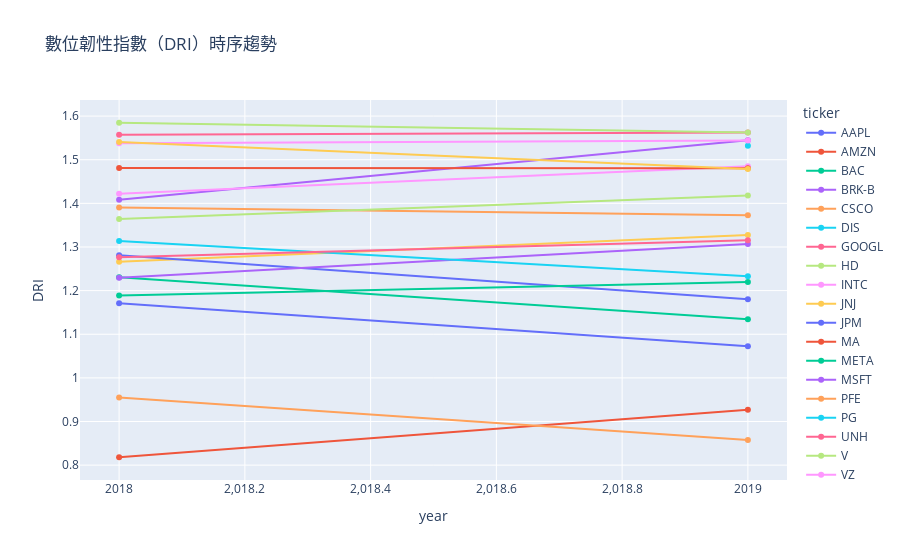

Write notebook code for a chart like this one.
### Code cell
# ========================================
# 可視化 DRI
# ========================================

import plotly.express as px

if entity_col and time_col:
    fig = px.line(
        agg,
        x=time_col,
        y='DRI',
        color=entity_col,
        markers=True,
        title='數位韌性指數（DRI）時序趨勢'
    )
    fig.show()
elif entity_col:
    fig = px.bar(
        agg,
        x=entity_col,
        y='DRI',
        title='各實體的數位韌性指數（DRI）'
    )
    fig.show()
else:
    fig = px.bar(
        agg,
        x=list(range(len(agg))),
        y='DRI',
        title='整體數位韌性指數（DRI）'
    )
    fig.show()

print("\n✓ 可視化完成")

### Figure 1 — Plotly figure (JSON) as saved in the notebook; plotly's stock layout.template omitted (floating-point values rounded to 4 significant figures)
{"data": [{"hovertemplate": "ticker=AAPL<br>year=%{x}<br>DRI=%{y}<extra></extra>", "legendgroup": "AAPL", "line": {"color": "#636efa", "dash": "solid"}, "marker": {"symbol": "circle"}, "mode": "lines+markers", "name": "AAPL", "orientation": "v", "showlegend": true, "type": "scatter", "x": [2018, 2019], "xaxis": "x", "y": [1.171, 1.073], "yaxis": "y"}, {"hovertemplate": "ticker=AMZN<br>year=%{x}<br>DRI=%{y}<extra></extra>", "legendgroup": "AMZN", "line": {"color": "#EF553B", "dash": "solid"}, "marker": {"symbol": "circle"}, "mode": "lines+markers", "name": "AMZN", "orientation": "v", "showlegend": true, "type": "scatter", "x": [2018, 2019], "xaxis": "x", "y": [0.8181, 0.9269], "yaxis": "y"}, {"hovertemplate": "ticker=BAC<br>year=%{x}<br>DRI=%{y}<extra></extra>", "legendgroup": "BAC", "line": {"color": "#00cc96", "dash": "solid"}, "marker": {"symbol": "circle"}, "mode": "lines+markers", "name": "BAC", "orientation": "v", "showlegend": true, "type": "scatter", "x": [2018, 2019], "xaxis": "x", "y": [1.231, 1.134], "yaxis": "y"}, {"hovertemplate": "ticker=BRK-B<br>year=%{x}<br>DRI=%{y}<extra></extra>", "legendgroup": "BRK-B", "line": {"color": "#ab63fa", "dash": "solid"}, "marker": {"symbol": "circle"}, "mode": "lines+markers", "name": "BRK-B", "orientation": "v", "showlegend": true, "type": "scatter", "x": [2018, 2019], "xaxis": "x", "y": [1.408, 1.545], "yaxis": "y"}, {"hovertemplate": "ticker=CSCO<br>year=%{x}<br>DRI=%{y}<extra></extra>", "legendgroup": "CSCO", "line": {"color": "#FFA15A", "dash": "solid"}, "marker": {"symbol": "circle"}, "mode": "lines+markers", "name": "CSCO", "orientation": "v", "showlegend": true, "type": "scatter", "x": [2018, 2019], "xaxis": "x", "y": [1.391, 1.372], "yaxis": "y"}, {"hovertemplate": "ticker=DIS<br>year=%{x}<br>DRI=%{y}<extra></extra>", "legendgroup": "DIS", "line": {"color": "#19d3f3", "dash": "solid"}, "marker": {"symbol": "circle"}, "mode": "lines+markers", "name": "DIS", "orientation": "v", "showlegend": true, "type": "scatter", "x": [2019], "xaxis": "x", "y": [1.532], "yaxis": "y"}, {"hovertemplate": "ticker=GOOGL<br>year=%{x}<br>DRI=%{y}<extra></extra>", "legendgroup": "GOOGL", "line": {"color": "#FF6692", "dash": "solid"}, "marker": {"symbol": "circle"}, "mode": "lines+markers", "name": "GOOGL", "orientation": "v", "showlegend": true, "type": "scatter", "x": [2018, 2019], "xaxis": "x", "y": [1.557, 1.563], "yaxis": "y"}, {"hovertemplate": "ticker=HD<br>year=%{x}<br>DRI=%{y}<extra></extra>", "legendgroup": "HD", "line": {"color": "#B6E880", "dash": "solid"}, "marker": {"symbol": "circle"}, "mode": "lines+markers", "name": "HD", "orientation": "v", "showlegend": true, "type": "scatter", "x": [2018, 2019], "xaxis": "x", "y": [1.364, 1.418], "yaxis": "y"}, {"hovertemplate": "ticker=INTC<br>year=%{x}<br>DRI=%{y}<extra></extra>", "legendgroup": "INTC", "line": {"color": "#FF97FF", "dash": "solid"}, "marker": {"symbol": "circle"}, "mode": "lines+markers", "name": "INTC", "orientation": "v", "showlegend": true, "type": "scatter", "x": [2018, 2019], "xaxis": "x", "y": [1.422, 1.485], "yaxis": "y"}, {"hovertemplate": "ticker=JNJ<br>year=%{x}<br>DRI=%{y}<extra></extra>", "legendgroup": "JNJ", "line": {"color": "#FECB52", "dash": "solid"}, "marker": {"symbol": "circle"}, "mode": "lines+markers", "name": "JNJ", "orientation": "v", "showlegend": true, "type": "scatter", "x": [2018, 2019], "xaxis": "x", "y": [1.266, 1.327], "yaxis": "y"}, {"hovertemplate": "ticker=JPM<br>year=%{x}<br>DRI=%{y}<extra></extra>", "legendgroup": "JPM", "line": {"color": "#636efa", "dash": "solid"}, "marker": {"symbol": "circle"}, "mode": "lines+markers", "name": "JPM", "orientation": "v", "showlegend": true, "type": "scatter", "x": [2018, 2019], "xaxis": "x", "y": [1.281, 1.18], "yaxis": "y"}, {"hovertemplate": "ticker=MA<br>year=%{x}<br>DRI=%{y}<extra></extra>", "legendgroup": "MA", "line": {"color": "#EF553B", "dash": "solid"}, "marker": {"symbol": "circle"}, "mode": "lines+markers", "name": "MA", "orientation": "v", "showlegend": true, "type": "scatter", "x": [2018, 2019], "xaxis": "x", "y": [1.481, 1.481], "yaxis": "y"}, {"hovertemplate": "ticker=META<br>year=%{x}<br>DRI=%{y}<extra></extra>", "legendgroup": "META", "line": {"color": "#00cc96", "dash": "solid"}, "marker": {"symbol": "circle"}, "mode": "lines+markers", "name": "META", "orientation": "v", "showlegend": true, "type": "scatter", "x": [2018, 2019], "xaxis": "x", "y": [1.189, 1.22], "yaxis": "y"}, {"hovertemplate": "ticker=MSFT<br>year=%{x}<br>DRI=%{y}<extra></extra>", "legendgroup": "MSFT", "line": {"color": "#ab63fa", "dash": "solid"}, "marker": {"symbol": "circle"}, "mode": "lines+markers", "name": "MSFT", "orientation": "v", "showlegend": true, "type": "scatter", "x": [2018, 2019], "xaxis": "x", "y": [1.23, 1.307], "yaxis": "y"}, {"hovertemplate": "ticker=PFE<br>year=%{x}<br>DRI=%{y}<extra></extra>", "legendgroup": "PFE", "line": {"color": "#FFA15A", "dash": "solid"}, "marker": {"symbol": "circle"}, "mode": "lines+markers", "name": "PFE", "orientation": "v", "showlegend": true, "type": "scatter", "x": [2018, 2019], "xaxis": "x", "y": [0.9549, 0.8577], "yaxis": "y"}, {"hovertemplate": "ticker=PG<br>year=%{x}<br>DRI=%{y}<extra></extra>", "legendgroup": "PG", "line": {"color": "#19d3f3", "dash": "solid"}, "marker": {"symbol": "circle"}, "mode": "lines+markers", "name": "PG", "orientation": "v", "showlegend": true, "type": "scatter", "x": [2018, 2019], "xaxis": "x", "y": [1.313, 1.233], "yaxis": "y"}, {"hovertemplate": "ticker=UNH<br>year=%{x}<br>DRI=%{y}<extra></extra>", "legendgroup": "UNH", "line": {"color": "#FF6692", "dash": "solid"}, "marker": {"symbol": "circle"}, "mode": "lines+markers", "name": "UNH", "orientation": "v", "showlegend": true, "type": "scatter", "x": [2018, 2019], "xaxis": "x", "y": [1.276, 1.315], "yaxis": "y"}, {"hovertemplate": "ticker=V<br>year=%{x}<br>DRI=%{y}<extra></extra>", "legendgroup": "V", "line": {"color": "#B6E880", "dash": "solid"}, "marker": {"symbol": "circle"}, "mode": "lines+markers", "name": "V", "orientation": "v", "showlegend": true, "type": "scatter", "x": [2018, 2019], "xaxis": "x", "y": [1.585, 1.563], "yaxis": "y"}, {"hovertemplate": "ticker=VZ<br>year=%{x}<br>DRI=%{y}<extra></extra>", "legendgroup": "VZ", "line": {"color": "#FF97FF", "dash": "solid"}, "marker": {"symbol": "circle"}, "mode": "lines+markers", "name": "VZ", "orientation": "v", "showlegend": true, "type": "scatter", "x": [2018, 2019], "xaxis": "x", "y": [1.538, 1.544], "yaxis": "y"}, {"hovertemplate": "ticker=XOM<br>year=%{x}<br>DRI=%{y}<extra></extra>", "legendgroup": "XOM", "line": {"color": "#FECB52", "dash": "solid"}, "marker": {"symbol": "circle"}, "mode": "lines+markers", "name": "XOM", "orientation": "v", "showlegend": true, "type": "scatter", "x": [2018, 2019], "xaxis": "x", "y": [1.541, 1.479], "yaxis": "y"}], "layout": {"legend": {"title": {"text": "ticker"}, "tracegroupgap": 0}, "title": {"text": "數位韌性指數（DRI）時序趨勢"}, "xaxis": {"anchor": "y", "domain": [0, 1], "title": {"text": "year"}}, "yaxis": {"anchor": "x", "domain": [0, 1], "title": {"text": "DRI"}}}}
